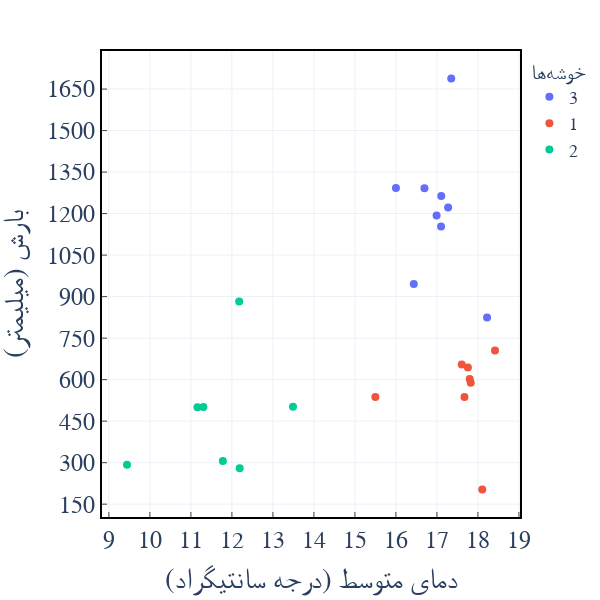

Notebook code cell kept with this figure:
### Code cell
station_data['Cluster'] = station_data['Cluster'].astype(str)
fig = px.scatter(
    station_data,
    x="Temperature",
    y="Precipitation",
    color="Cluster",  # This is equivalent to `hue="Cluster"` in seaborn
    color_continuous_scale="Viridis",  # Set the color palette to 'Viridis'
    hover_name=station_data['Station_Name'],
    height=600,
    width=600
)

fig.update_traces(
    marker=dict(size=8)
)

fig.update_layout(
    template="plotly_white",
    # bordercolor='black',
    # title={
    #     'text': "دمای متوسط در مقابل مجموع بارش بر اساس خوشهها",
    #     'x': 0.5,  # Center the title
    #     'xanchor': 'center',
    #     'yanchor': 'top',
    #     'font': {'size': 24, 'family': 'B Zar'}  # Change title font and size
    # },
    xaxis_title="(درجه سانتیگراد) دمای متوسط",
    yaxis_title="بارش (میلیمتر)",
    font={
        'family': 'B Zar',
        'size': 24
    },
    legend_title="خوشهها",
    legend=dict(
        font=dict(
            size=18
        )
    ),
    # xaxis=dict(showgrid=True, gridwidth=1, gridcolor='LightGray'),
    # yaxis=dict(showgrid=True, gridwidth=1, gridcolor='LightGray'),
    margin=dict(l=50, r=50, t=50, b=50)
)

fig.update_layout(
    xaxis=dict(
        showgrid=True,
        zeroline=True,
        showline=True,
        linecolor='black',
        linewidth=1,
        ticks='inside',
        ticklen=6,
        tickwidth=1, 
        dtick=1
    ),
    yaxis=dict(
        showgrid=True,
        zeroline=True,
        showline=True,
        linecolor='black',
        linewidth=1,
        ticks='inside',
        ticklen=6,
        tickwidth=1,
        dtick=150
    ),
    plot_bgcolor='white',
    paper_bgcolor='white',
    shapes=[
        dict(
            type="rect",
            x0=0,
            x1=1,
            y0=0,
            y1=1,
            xref="paper",
            yref="paper",
            line=dict(
                color="black",
                width=2
            )
        )
    ]
)

fig.show()

### Figure 1 — Plotly figure (JSON) as saved in the notebook; plotly's stock layout.template omitted (floating-point values rounded to 4 significant figures)
{"data": [{"hovertemplate": "<b>%{hovertext}</b><br><br>Cluster=3<br>Temperature=%{x}<br>Precipitation=%{y}<extra></extra>", "hovertext": ["Astara", "Bandar-e-anzali", "Rasht", "Ramsar", "Nowshahr", "Babolsar", "Talesh", "Kiyashahr", "Lahijan"], "legendgroup": "3", "marker": {"color": "#636efa", "size": 8, "symbol": "circle"}, "mode": "markers", "name": "3", "orientation": "v", "showlegend": true, "type": "scatter", "x": [16.0, 17.35, 16.99, 17.27, 17.11, 18.22, 16.44, 17.1, 16.7], "xaxis": "x", "y": [1293.0, 1689.0, 1193.0, 1222.0, 1264.0, 824.8, 945.7, 1154.0, 1291.0], "yaxis": "y"}, {"hovertemplate": "<b>%{hovertext}</b><br><br>Cluster=1<br>Temperature=%{x}<br>Precipitation=%{y}<extra></extra>", "hovertext": ["Manjil", "Gharakhil", "Sari", "Sari (dasht-e-naz airport)", "Galugah", "Bandar-e-amirabad", "Amol", "Polsefid"], "legendgroup": "1", "marker": {"color": "#EF553B", "size": 8, "symbol": "circle"}, "mode": "markers", "name": "1", "orientation": "v", "showlegend": true, "type": "scatter", "x": [18.11, 17.6, 18.42, 17.8, 17.67, 17.82, 17.75, 15.5], "xaxis": "x", "y": [202.6, 655.0, 705.7, 602.6, 536.9, 588.9, 643.8, 537.6], "yaxis": "y"}, {"hovertemplate": "<b>%{hovertext}</b><br><br>Cluster=2<br>Temperature=%{x}<br>Precipitation=%{y}<extra></extra>", "hovertext": ["Siahbisheh", "Kiyasar", "Jirandeh", "Masuleh", "Kojur", "Baladeh", "Alasht"], "legendgroup": "2", "marker": {"color": "#00cc96", "size": 8, "symbol": "circle"}, "mode": "markers", "name": "2", "orientation": "v", "showlegend": true, "type": "scatter", "x": [11.16, 13.49, 12.19, 12.18, 11.78, 9.442, 11.3], "xaxis": "x", "y": [500.2, 501.9, 280.0, 882.8, 305.9, 292.5, 500.9], "yaxis": "y"}], "layout": {"font": {"family": "B Zar", "size": 24}, "height": 600, "legend": {"font": {"size": 18}, "title": {"text": "خوشهها"}, "tracegroupgap": 0}, "margin": {"b": 50, "l": 50, "r": 50, "t": 50}, "paper_bgcolor": "white", "plot_bgcolor": "white", "shapes": [{"line": {"color": "black", "width": 2}, "type": "rect", "x0": 0, "x1": 1, "xref": "paper", "y0": 0, "y1": 1, "yref": "paper"}], "width": 600, "xaxis": {"anchor": "y", "domain": [0, 1], "dtick": 1, "linecolor": "black", "linewidth": 1, "showgrid": true, "showline": true, "ticklen": 6, "ticks": "inside", "tickwidth": 1, "title": {"text": "(درجه سانتیگراد) دمای متوسط"}, "zeroline": true}, "yaxis": {"anchor": "x", "domain": [0, 1], "dtick": 150, "linecolor": "black", "linewidth": 1, "showgrid": true, "showline": true, "ticklen": 6, "ticks": "inside", "tickwidth": 1, "title": {"text": "بارش (میلیمتر)"}, "zeroline": true}}}
